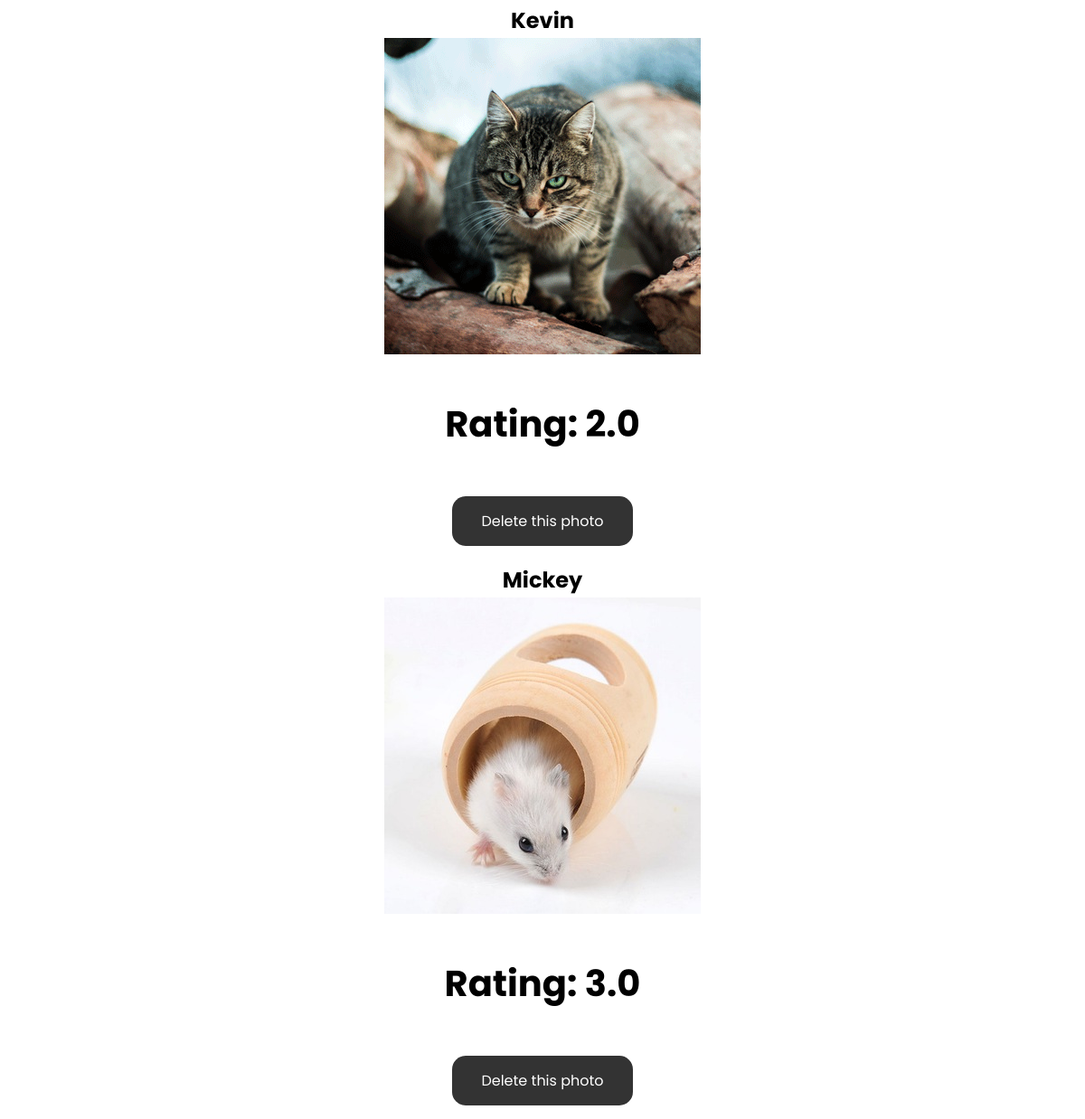
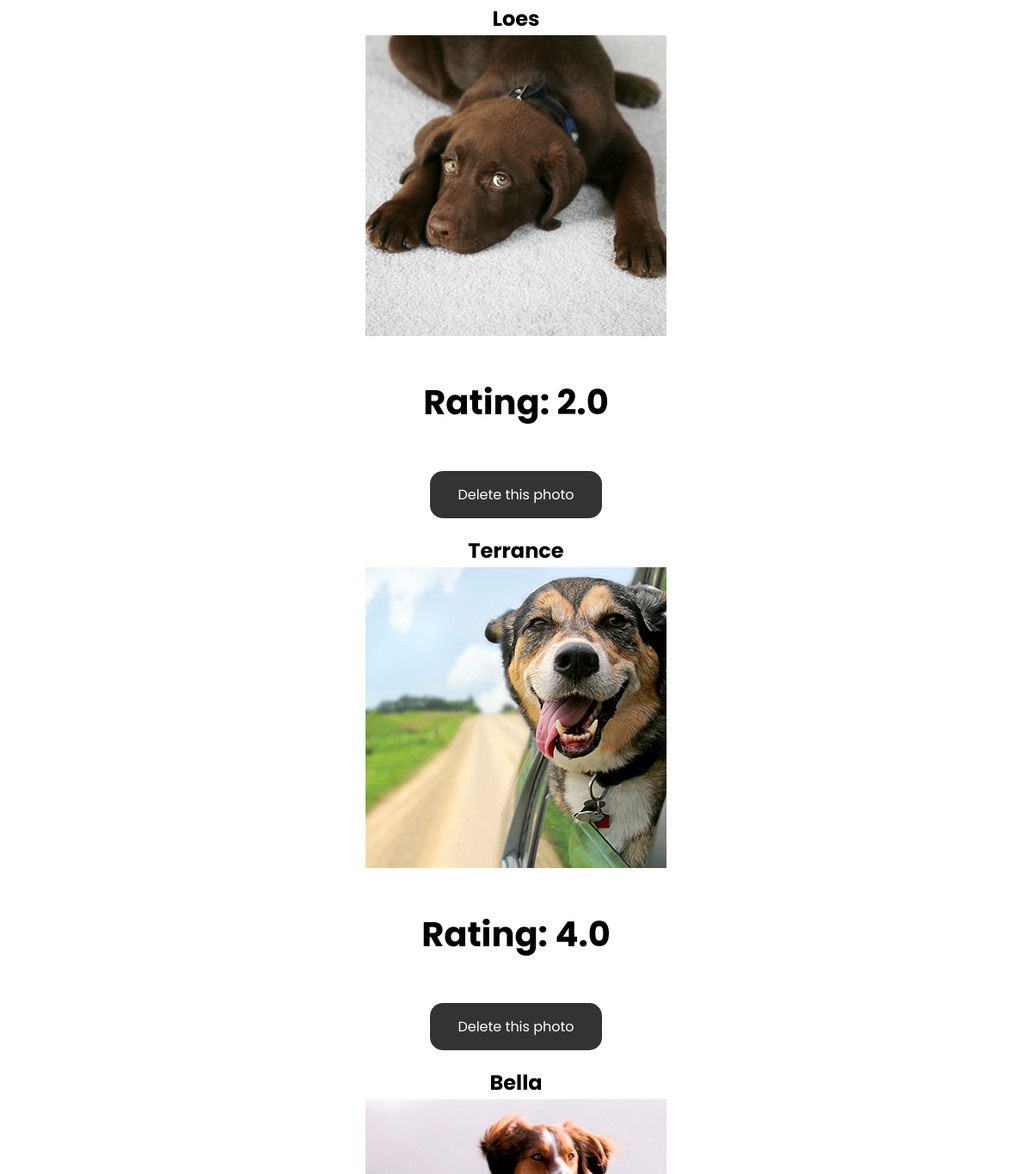
The page /your_userpage (signed in, middle part) on the database as committed earlier (2 pictures, top to bottom).
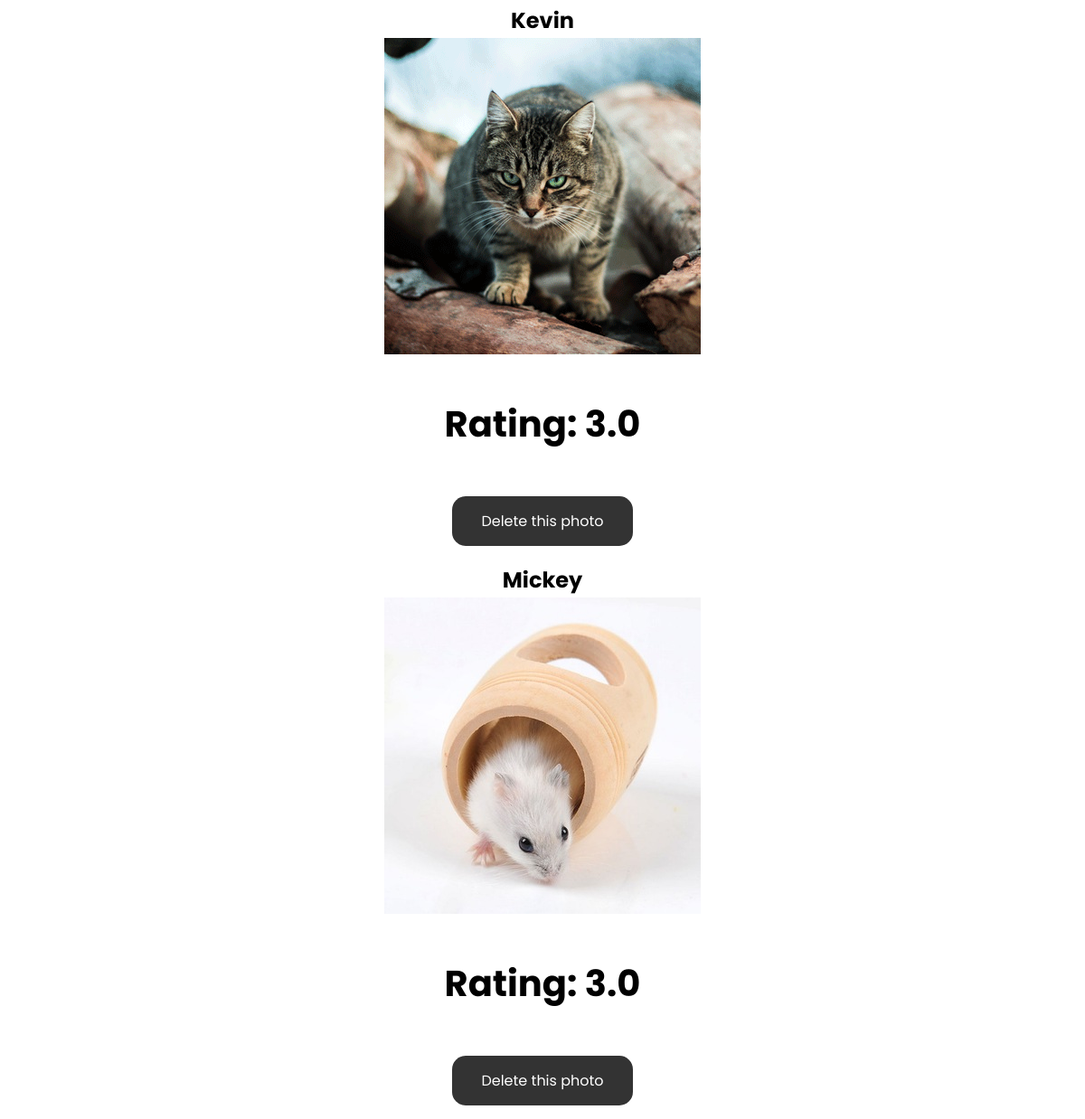
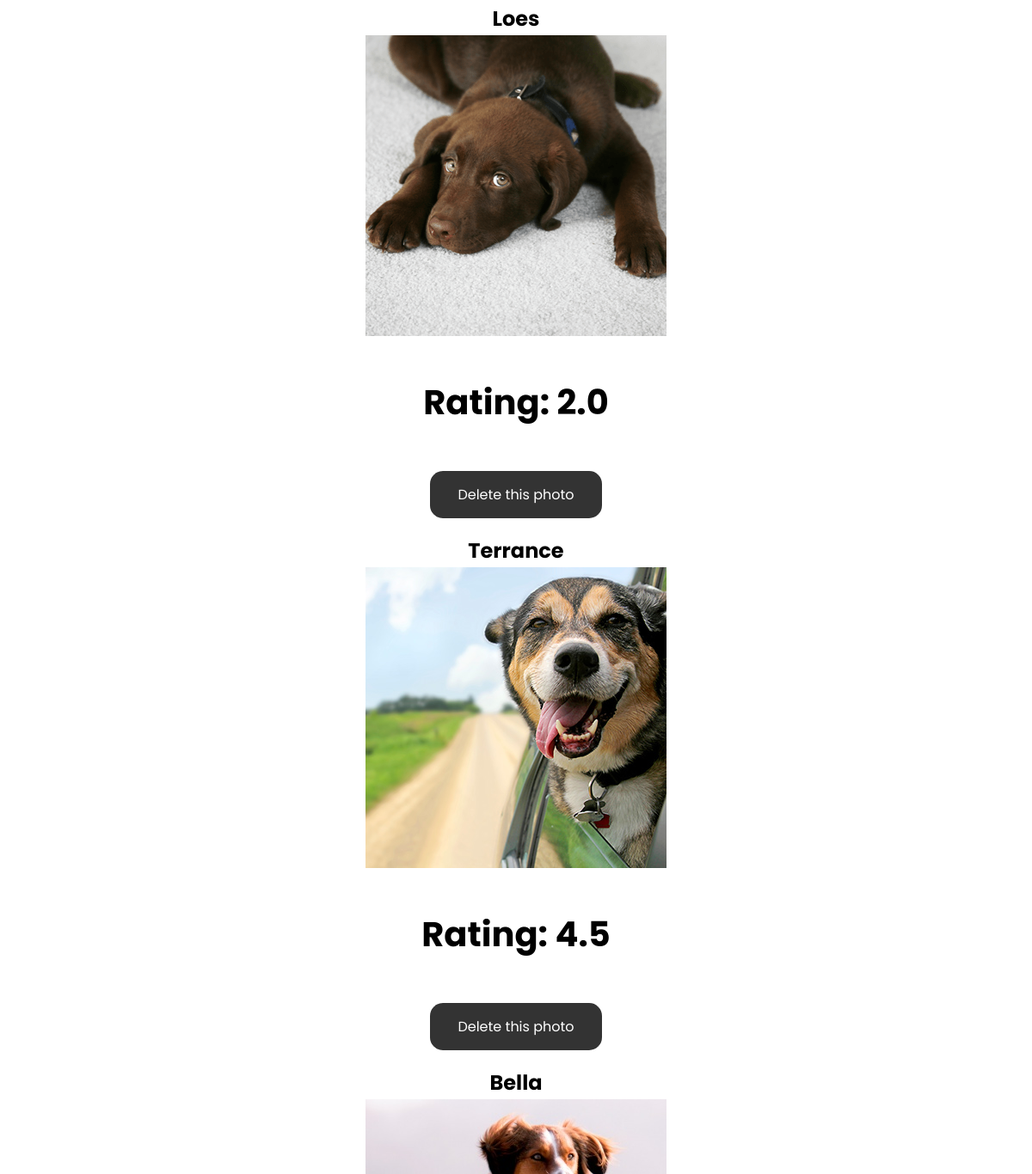
The same page on the database as committed later (2 pictures, top to bottom).
### tables this page shows
CREATE TABLE 'photo' ('photo_id' INTEGER PRIMARY KEY AUTOINCREMENT NOT NULL, 'id' INTEGER NOT NULL, 'time' DATETIME NOT NULL DEFAULT CURRENT_TIMESTAMP, 'photo_path' TEXT NOT NULL, 'rating' REAL DEFAULT 0, 'rated' INTEGER DEFAULT 0, 'caption' TEXT, 'reports' INTEGER DEFAULT 0);

### application.py (the view)
@app.route("/your_userpage", methods = ["GET", "POST"])
@login_required
def your_userpage():
    user_id = session["user_id"]
    username = get_username(user_id)
    followers_following = following_follower(user_id)
    following = followers_following[0]
    followers = followers_following[1]
    picture_info = get_pictures(user_id)
    profile_pic = select_profile_pic(user_id)
    if request.form.get("delete_photo") != None:
        delete_picture(request.form.get("delete_photo"))
        return redirect(url_for("your_userpage"))
    if request.form.get("reset") != None:
        reset_history(user_id)
    if request.form.get("change") == "yes":
        return render_template("upload_profile_picture.html")
    return render_template("your_userpage.html", user_id = user_id, username = username,
                            following_amount = len(followers), follower_amount = len(following),
                            picture_info = picture_info,profile_pic = profile_pic, post_amount = len(picture_info))

### helpers.py (called while the page is built)
def login_required(f):
    @wraps(f)
    def decorated_function(*args, **kwargs):
        if session.get("user_id") is None:
            return redirect("/login")
        return f(*args, **kwargs)
    return decorated_function

def get_username(user_id):
    username = db.execute("SELECT username FROM users WHERE id = :user_id", user_id = user_id)
    return username[0]["username"]

def following_follower(user_id):
    follower_following = []
    follower_following += [db.execute("SELECT follower_username FROM followers WHERE id = :id", id = user_id)]
    follower_following += [db.execute("SELECT following_username FROM following WHERE id = :id", id = user_id)]
    return follower_following

def get_pictures(user_id):
    return db.execute("SELECT * FROM photo WHERE id = :user_id", user_id = user_id)

def select_profile_pic(user_id):
    profile_pics = db.execute("SELECT * FROM profile_pic WHERE id = :id", id = user_id)
    if len(profile_pics) == 0:
        return "/static/profile_pic/stock.png"
    else:
        return profile_pics[0]['photo_path']

### templates/your_userpage.html (shortened to what this page needs)
{% extends "layout.html" %}
{% block main %}
    <br/>
    <br/>
    <br/>
        {% for picture in picture_info%}
            <tr>
                <td><h2>{{picture.caption}}</h2></td>
                <td><img class="post" src="{{picture.photo_path}}"/></td>
                {% if picture.rating == 0 %}
                    <td><p>Not yet rated</p></td>
                {% else %}
                    <td><p class="rating2">Rating: {{'%0.1f'% picture.rating|float}}</p></td>
                {% endif %}
                <form action="{{ url_for('your_userpage') }}" method="post">
                    <input type="submit" class="button" name="delete" value="Delete this photo" method="post"></input>
                </form>
            </tr>
        {% endfor%}
{% endblock %}

### templates/layout.html (shortened to what this page needs)
<!DOCTYPE html>
<html lang="en">
    <head>
        <link rel="stylesheet" href="/static/stylesheet.css?q=128054978" type="text/css" media="screen" charset="utf-8" />
    </head>
    <body>
        <div class="container">
            <main>
                {% block main %}{% endblock %}
            </main>
        </div>
    </body>
</html>

### static/stylesheet.css (style rules this page uses)
* { font-family: 'Poppins', Arial, sans-serif; }
body { background: gradient(45deg, #8b9da9, #fff6e4); min-width: 950px; }
.container { position: absolute; top: 100px; left: 5%; width: 90%; margin: 0 auto; text-align: center; }
.button { background-color: #333333; border: none; color: white; padding: 15px 32px; text-align: center; text-decoration: none; display: inline-block; font-size: 16px; border-radius: 15px; margin-top: 10px; }
.post { height: 350px; margin-top: -18px; }
.rating2 { font-weight: bold; font-size: 40px; }

Rows that differ between the two databases and show on the page:
changed photo "Kevin": rating "2.0" → "3.0"
changed photo "Terrance": rating "4.0" → "4.5"
